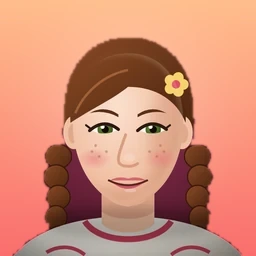
#> input picture concepts/arcade/img/dasha.webp, 256 x 256 px, given in place of dasha.webp.webp, which was not available
$ python avatars.py ../img/dasha.webp
#> lines starting #> are read from the running program, lines starting #| are printed output that depends on the picture; after the words box and inside, x2 and y2 are one past the last pixel; in counts of white or black regions, pixels touching at a corner belong together; pictures that were not available may be replaced by others from this repository, and a replacement may not be noted
import sys
from pathlib import Path
from collections import deque
import numpy as np
from PIL import Image, ImageFilter
_HERE = Path(__file__).resolve().parent
SRC = str(_HERE.parent.parent / 'assets' / 'avatars') + '/'
DST = str(_HERE.parent / 'img') + '/'
# bright arcade backgrounds: (top colour, bottom colour)
BG={'kostya':((120,214,255),(40,140,255)),
    'zina':((255,214,110),(255,150,60)),
    'misha':((150,236,120),(52,186,96)),
    'sveta':((255,150,205),(214,84,190)),
    'you':((120,170,255),(70,96,240)),
    'lev':((150,236,230),(40,180,190)),
    'dasha':((255,190,140),(250,110,110)),
    'grisha':((190,170,255),(120,90,240))}
HUECLEAN={'kostya','you','lev'}
GROW={'sveta':5,'you':5,'kostya':5,'zina':3,'misha':3,'lev':5}
def run(name, tol=7.0):
#> called with name = '../img/dasha.webp', tol = 7
    im=Image.open(SRC+name+'.webp').convert('RGB'); a=np.asarray(im).astype(np.int32)
#> in run, im is the input picture: PIL image 256x256 RGB; mean R, G, B 208.9, 140.7, 117
    H,W,_=a.shape; mask=np.zeros((H,W),bool); q=deque()
#> after `H, W, _ = a.shape`: H = 256; W = 256
    for x in range(W): q.append((0,x))
    for y in range(H//2): q.append((y,0)); q.append((y,W-1))
    for y,x in q: mask[y,x]=True
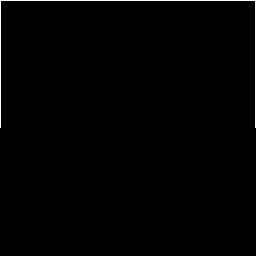
#> mask: shape (256, 256) bool; 0.78% white in thin lines or dots, all inside (x1, y1, x2, y2) = (0, 0, 256, 128)
    while q:
        y,x=q.popleft()
        for dy,dx in ((1,0),(-1,0),(0,1),(0,-1)):
            ny,nx=y+dy,x+dx
            if 0<=ny<H and 0<=nx<W and not mask[ny,nx]:
                if np.abs(a[ny,nx]-a[y,x]).sum()<=tol:
                    mask[ny,nx]=True; q.append((ny,nx))
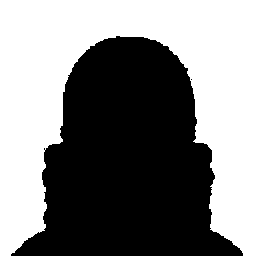
#> mask: shape (256, 256) bool; 51% white; 2 black regions (1 under 20 px), largest, box (x1, y1, x2, y2) and area: (11, 36, 243, 256) 32126
    if name in HUECLEAN:
        import colorsys
        hsv=np.asarray(im.convert('HSV')).astype(np.int32)
        bgh=np.median(hsv[...,0][mask]);
        cand=(np.abs(hsv[...,0]-bgh)<10)&(hsv[...,1]>60); cand[int(H*0.55):,:]=False
        # grow mask into connected candidate pixels
        q=deque(zip(*np.nonzero(mask)))
        while q:
            y,x=q.popleft()
            for dy,dx in ((1,0),(-1,0),(0,1),(0,-1)):
                ny,nx=y+dy,x+dx
                if 0<=ny<H and 0<=nx<W and not mask[ny,nx] and cand[ny,nx]:
                    mask[ny,nx]=True; q.append((ny,nx))
    m=Image.fromarray((mask*255).astype(np.uint8)).filter(ImageFilter.MaxFilter(GROW.get(name,3))).filter(ImageFilter.GaussianBlur(0.9))
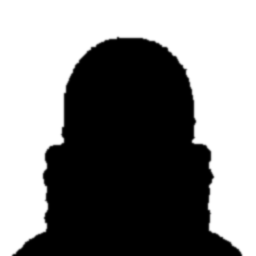
#> m: PIL image 256x256 L; min 0, max 255, mean 132.9
#> (the run stopped early here; a loop or call above may not have finished)
